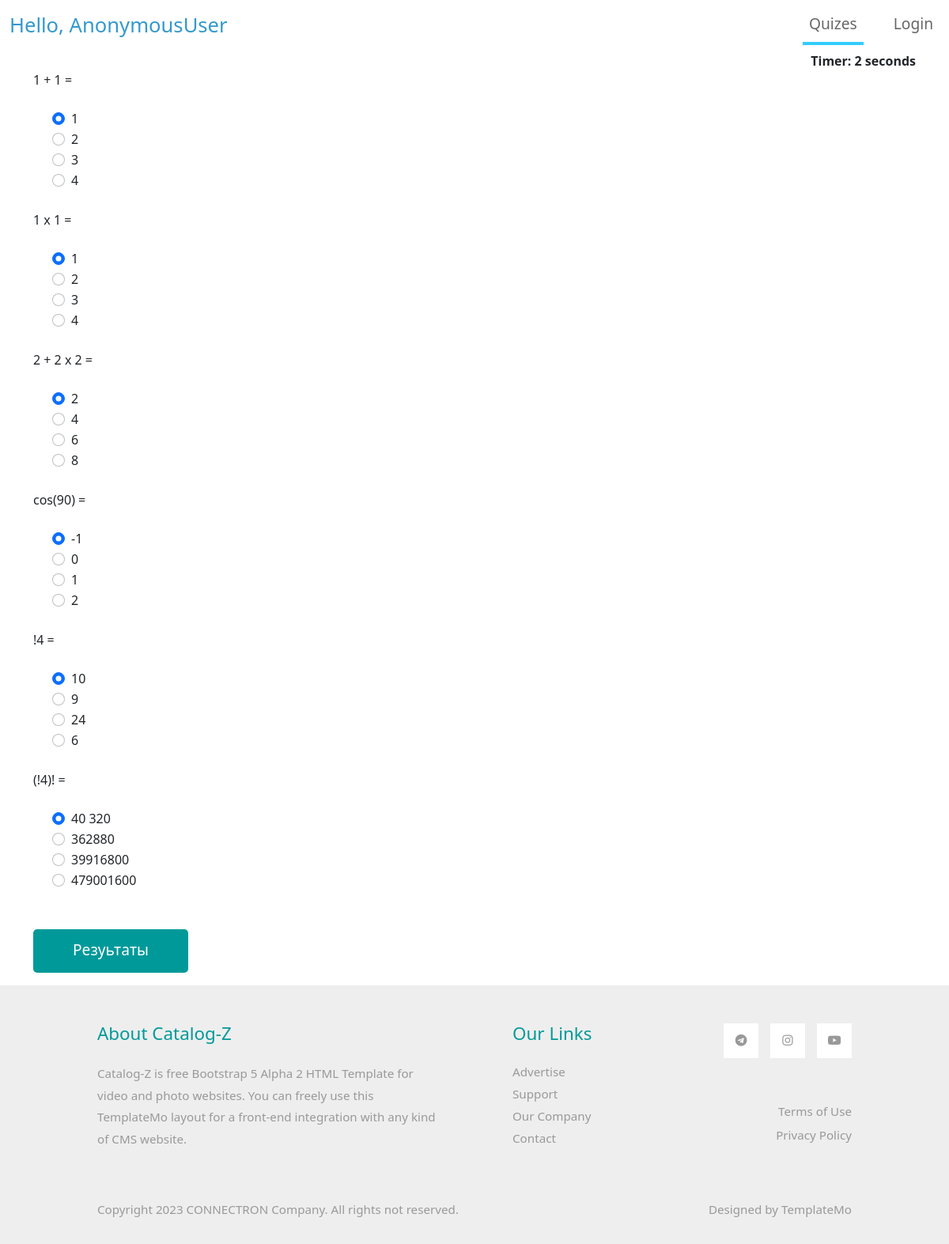
The page /list/2/ on the database its author committed.
### quiz/models.py (models this page shows, shortened)
class QuizModel(models.Model):
    question = models.CharField(max_length=200, null=True, blank=True)
    op1 = models.CharField(max_length=200, null=True, blank=True)
    op2 = models.CharField(max_length=200, null=True, blank=True)
    op3 = models.CharField(max_length=200, null=True, blank=True)
    op4 = models.CharField(max_length=200, null=True, blank=True)
    ans = models.CharField(max_length=200, null=True, blank=True)
    theme = models.ForeignKey(Theme, null=True, on_delete=models.CASCADE, related_name='theme')

### quiz/views.py (the view)
# urls.py: path('list/<int:theme_id>/', quiz, name='quiz'),
def quiz(request, theme_id):
    if request.method == 'POST':
        questions = QuizModel.objects.filter(theme=theme_id)
        themes = Theme.objects.all()
        curr_theme = Theme.objects.get(pk=theme_id)
        score = 0
        wrong = 0
        correct = 0
        total = 0
        for q in questions:
            total += 1
            if q.ans == request.POST.get(q.ans):
                score += 10
                correct += 1
            else:
                wrong += 1
        percent = score/(total*10) *100
        context = {
            'score':score,
            'time': request.POST.get('timer'),
            'correct':correct,
            'wrong':wrong,
            'percent':percent,
            'total':total,
            'questions': questions,
            'themes': themes,
            'curr_theme': curr_theme,
        }
        return render(request,'quiz_tem/results.html',context)
    else:
        questions = QuizModel.objects.filter(theme=theme_id)
        themes = Theme.objects.all()
        curr_theme = Theme.objects.get(pk=theme_id)
        context = {
            'questions': questions,
            'themes': themes,
            'curr_theme': curr_theme,
        }
        return render(request, 'quiz_tem/quiz.html', context)

### quiz/templates/quiz_tem/quiz.html (shortened to what this page needs)
{% extends 'base.html' %}
{% block content %}
{% load static %}
<div class="container ">
<div align="right " id="displaytimer"><b>Timer: 0 seconds</b></div>
    <form method='post'>
        {% for q in questions %}
            <div class="form-group">
                <label for="question">{{q.question}}</label>
            </div>
            <div class="form-check">
                <div class="form-check">
                    <input class="form-check-input" type="radio" name="{{q.ans}}" id="gridRadios1" value="{{q.op1}}" checked>
                    <label class="form-check-label" for="gridRadios1">
                        {{q.op1}}
                    </label>
                </div>
                <div class="form-check">
                    <input class="form-check-input" type="radio" name="{{q.ans}}" id="gridRadios2" value="{{q.op2}}">
                    <label class="form-check-label" for="gridRadios2">
                        {{q.op2}}
                    </label>
                </div>
                <div class="form-check">
                    <input class="form-check-input" type="radio" name="{{q.ans}}" id="gridRadios1" value="{{q.op3}}">
                    <label class="form-check-label" for="gridRadios1">
                        {{q.op3}}
                    </label>
                </div>
                <div class="form-check">
                    <input class="form-check-input" type="radio" name="{{q.ans}}" id="gridRadios2" value="{{q.op4}}">
                    <label class="form-check-label" for="gridRadios2">
                        {{q.op4}}
                    </label>
                </div>
            </div>
            <br>
        {% endfor %}
        <br>
        <button type="submit" class="btn btn-primary" name="submit" value="Submit">Резуьтаты</button>
    </form>
</div>
{% endblock %}

### static/css/templatemo-style.css (style rules this page uses)
.btn { border-radius: 0; }
.btn-primary { background-color: #009999; border: 0; border-radius: 5px; padding: 12px 50px 14px; font-size: 1.2rem; }
.form-group { margin-bottom: 25px; }

### rows shown on the page
QuizModel: question "1 + 1 =", op1 "1", op2 "2", op3 "3", op4 "4"
QuizModel: question "1 х 1 =", op1 "1", op2 "2", op3 "3", op4 "4"
QuizModel: question "2 + 2 х 2 =", op1 "2", op2 "4", op3 "6", op4 "8"
QuizModel: question "cos(90) =", op1 "-1", op2 "0", op3 "1", op4 "2"
QuizModel: question "!4 =", op1 "10", op2 "9", op3 "24", op4 "6"
QuizModel: question "(!4)! =", op1 "40 320", op2 "362880", op3 "39916800", op4 "479001600"

### other values the page prints
{{ request.user }} "AnonymousUser"
